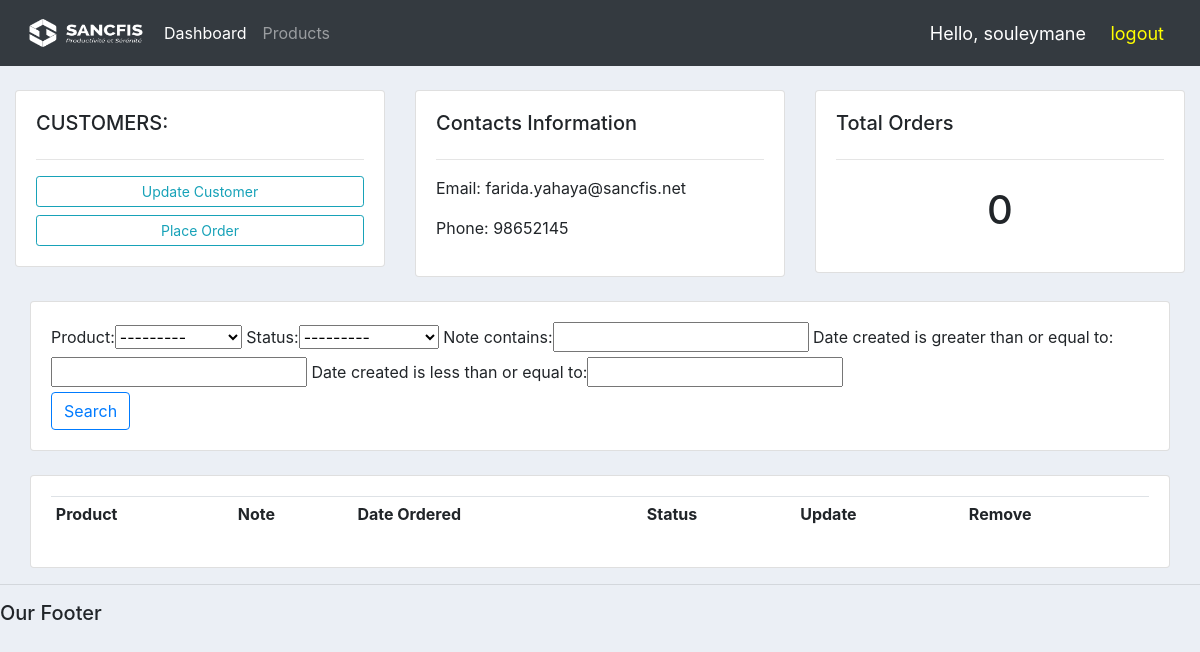
The app's page /customer/1/ (signed in), older data.
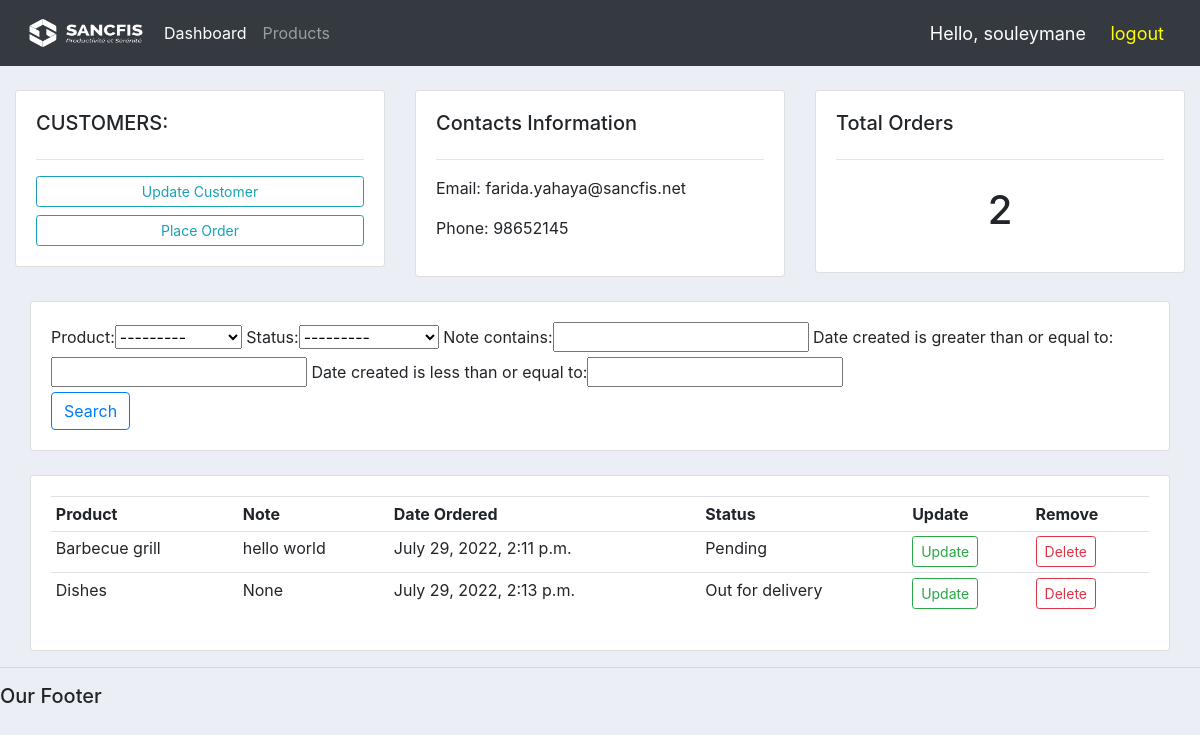
The same page, newer data.
### accounts/models.py (models this page shows, shortened)
class Order(models.Model):
    STATUS = (
        ('Pending', 'Pending'),
        ('Out for delivery', 'Out for delivery'),
        ('Delivered', 'Delivered'),
    )
    customer = models.ForeignKey(Customer, null=True, on_delete=models.SET_NULL)
    product = models.ForeignKey(Product, null=True, on_delete=models.SET_NULL)
    date_created = models.DateTimeField(auto_now_add=True, null=True)
    status = models.CharField(max_length=200, null=True, choices=STATUS)
    note = models.CharField(max_length=100, null=True)

class Product(models.Model):
    CATEGORY = (
        ('Indoor', 'Indoor'),
        ('Out Door', 'Out Door'),
    )
    name = models.CharField(max_length=200, null=True)
    price = models.FloatField(null=True)
    category = models.CharField(max_length=200, null=True, choices=CATEGORY)
    description = models.CharField(max_length=200, null=True, blank=True)
    date_created = models.DateTimeField(auto_now_add=True, null=True)
    tags = models.ManyToManyField(Tag)
    def __str__(self):
        return self.name

### accounts/views/customer.py (the view)
# urls.py: path('customer/<str:pk_test>/', customer.customer, name="customer"),
@login_required(login_url='login')
def customer(request, pk_test):
    customer = Customer.objects.get(id=pk_test)
    orders = customer.order_set.all()
    order_count = orders.count()
    myFilter = OrderFilter(request.GET, queryset=orders)
    orders = myFilter.qs
    context = {'customer': customer, 'orders': orders,
    'order_count': order_count, 'myFilter': myFilter}
    return render(request, 'accounts/customer.html', context)

### accounts/templates/accounts/customer.html
{% extends 'accounts/main.html' %}
{% block content %}
    <br>
    <div class="row">
        <div class="col-md">
            <div class="card card-body">
                <h5>CUSTOMERS:</h5>
                <hr>
                <a class="btn btn-outline-info btn-sm btn-block" href="">
                    Update Customer
                </a>
                <a class="btn btn-outline-info btn-sm btn-block" href="{% url 'create_order' customer.id %}">
                    Place Order
                </a>
            </div>
        </div>
        <div class="col-md">
            <div class="card card-body">
                <h5>Contacts Information</h5>
                <hr>
                <p>Email: {{customer.email}}</p>
                <p>Phone: {{customer.phone}}</p>
            </div>
        </div>
        <div class="col-md">
            <div class="card card-body">
                <h5>Total Orders</h5>
                <hr>
                <h1 style="text-align: center; padding: 10px;">{{order_count}}</h1>
            </div>
        </div>
    </div>
    <br>
    <div class="row">
        <div class="col">
            <div class="col-md">
                <div class="card card-body">
                    <form method="get">
                        <div>
                            {{ myFilter.form }}
                        </div>
                        <button class="btn btn-outline-primary" type="submit">Search</button>
                    </form>
                </div>
            </div>
        </div>
    </div>
    <br>
    <div class="row">
        <div class="col">
            <div class="col-md">
                <div class="card card-body">
                    <table class="table table-sm">
                        <tr>
                            <th>Product</th>
                            <th>Note</th>
                            <th>Date Ordered</th>
                            <th>Status</th>
                            <th>Update</th>
                            <th>Remove</th>
                        </tr>
                        {% for order in orders %}
                            <tr>
                                <td>{{ order.product }}</dt>
                                <td>{{ order.note }}</dt>
                                <td>{{ order.date_created }}</dt>
                                <td>{{ order.status }}</dt>
                                <td><a class="btn btn-outline-success btn-sm" href="{% url 'update_order' order.id %}">Update</a></td>
                                <td><a class="btn btn-outline-danger btn-sm" href="{% url 'delete_order' order.id %}">Delete</a></td>
                            </tr>
                        {% endfor %}
                    </table>
                </div>
            </div>
        </div>
    </div>
{% endblock %}

Row changes from the older to the newer data that the page shows:
added Order: product "Barbecue grill", note "hello world", date_created "July 29, 2022, 2:11 p.m.", status "Pending"
added Order: product "Dishes", note "None", date_created "July 29, 2022, 2:13 p.m.", status "Out for delivery"
Text that changed along with them:
{{ order_count }}: "0" → "2"
